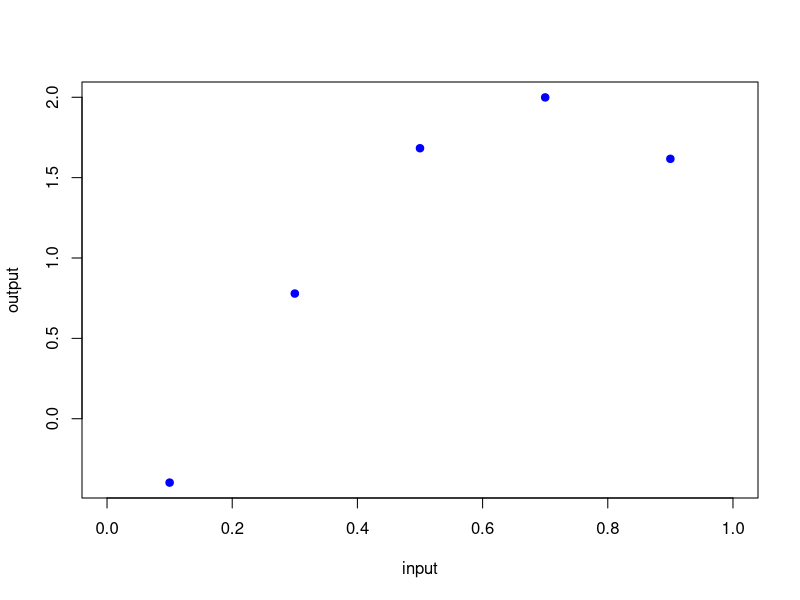

Reproduce this figure in R. (Note: this script raises an error after producing the figure.)
#------------------------
# a 1 dimensional example
#------------------------
# dimensional of the inputs
dim_inputs <- 1    
# number of the inputs
num_obs <- 5
# uniform samples of design
input <- matrix(seq(0.1, 0.9, length.out=num_obs), num_obs)

# Following codes use maximin Latin Hypercube Design, which is typically better than uniform
# library(lhs)
# input <- maximinLHS(n=num_obs, k=dim_inputs)  ##maximin lhd sample

####
# outputs from 2sin(3x)
test_function_1D <- function(x) {
  2*sin(3*x - 0.5)
}
output <- matrix(test_function_1D(input), num_obs)
plot(output ~ input, xlim = c(0,1), pch=19, col = "blue")

# use constant mean basis, with no constraint on optimization
m1<- rgasp(design = input, response = output, lower_bound=FALSE,
           kernel_type = 'pow_exp', alpha = 2)

# the following use constraints on optimization
# m1<- rgasp(design = input, response = output, lower_bound=TRUE)

# the following use a single start on optimization
# m1<- rgasp(design = input, response = output, lower_bound=FALSE)

# number of points to be predicted 
num_testing_input <- 1000 
# generate points to be predicted
testing_input <- matrix(sort(runif(num_testing_input*dim_inputs)), num_testing_input,dim_inputs)
# Perform prediction
m1.predict<-predict(m1, testing_input, outasS3 = FALSE)
# Predictive mean
m1.predict@mean

## Comparing matern52 (default) to Gauss
m1_mat52<- rgasp(design = input, response = output, lower_bound=FALSE)
m1_mat52.predict <- predict(m1_mat52, testing_input, outasS3 = FALSE)
sum(abs(m1_mat52.predict@mean - m1.predict@mean))

# The following tests how good the prediction is 
testing_output <- matrix(0,num_testing_input,1)
for(i in 1:num_testing_input){
  testing_output[i]<-test_function_1D(testing_input[i,])
}

# compute the MSE, average coverage and average length
# out of sample MSE
MSE_emulator <- sum((m1.predict@mean-testing_output)^2)/(num_testing_input)

# proportion covered by 95% posterior predictive credible interval
prop_emulator <- length(which((m1.predict@lower95<=testing_output)
                              &(m1.predict@upper95>=testing_output)))/num_testing_input

plot(testing_input, test_function_1D(testing_input),
     main="1D RobustGaSP example",
     xlab="input",
     ylab="output",
     type="l",
     col="black")
lines(testing_input,m1.predict@mean, col="red")
lines(testing_input,m1.predict@lower95, col="red", lty = "dashed")
lines(testing_input,m1.predict@upper95, col="red", lty = "dashed")
points(input, output, pch=19, col="blue")
legend("topleft",
       c("actual","prediction","observations"),
       fill=c("black","red","blue")
)
plot(testing_input, test_function_1D(testing_input),
     main="1D RobustGaSP example",
     xlab="input",
     ylab="output",
     type="l",
     col="black")
lines(testing_input,m1_mat52.predict@mean, col="red")
lines(testing_input,m1_mat52.predict@lower95, col="red", lty = "dashed")
lines(testing_input,m1_mat52.predict@upper95, col="red", lty = "dashed")
points(input, output, pch=19, col="blue")
legend("topleft",
       c("actual","prediction","observations"),
       fill=c("black","red","blue")
)

# average length of posterior predictive credible interval
length_emulator <- sum(m1.predict@upper95-m1.predict@lower95)/num_testing_input

# output of prediction
MSE_emulator
prop_emulator
length_emulator  
# normalized RMSE
sqrt(MSE_emulator/mean((testing_output-mean(output))^2 ))

# checking against DiceKriging ----
# library("DiceKriging")
gp <- km(~., 
         input,
         output, 
         covtype="gauss", optim.method="BFGS", control=list(maxit=500)
)
# Perform prediction
gp.predict<-predict(gp, testing_input, "SK", checkNames = F)
# Predictive mean
gp.predict$mean

sum(abs(m1.predict@mean - gp.predict$mean)) / num_testing_input

# The following tests how good the prediction is 
testing_output <- matrix(0,num_testing_input,1)
for(i in 1:num_testing_input){
  testing_output[i]<-test_function_1D(testing_input[i,])
}

# compute the MSE, average coverage and average length
# out of sample MSE
MSE_emulator_km <- sum((gp.predict$mean-testing_output)^2)/(num_testing_input)

# proportion covered by 95% posterior predictive credible interval
prop_emulator_km <- length(which((gp.predict$lower95<=testing_output)
                              &(gp.predict$upper95>=testing_output)))/num_testing_input
prop_emulator_km

plot(testing_input, test_function_1D(testing_input),
     main="1D DiceKriging example",
     xlab="input",
     ylab="output",
     type="l",
     col="black")
lines(testing_input,gp.predict$mean, col="red")
lines(testing_input,gp.predict$lower95, col="red", lty = "dashed")
lines(testing_input,gp.predict$upper95, col="red", lty = "dashed")
points(input, output, pch=19, col="blue")
legend("topleft",
       c("actual","prediction","observations"),
       fill=c("black","red","blue")
)

## AM calculation ----

# Our estimated posterior derivative requires H
H_matrix <- cbind(c(rep(1, num_obs)), input)

# Comparing estimates
m1@

m1@sigma2_hat
gp@covariance@sd2

# We extract the length parameter estimates

# We make the matrix A
A_matrix <- matrix(NA, nrow = num_obs, ncol = num_obs)
r <- 4; c <- 2
for (r in 1:n) {
  for (c in 1:n) {
    if (is.na(A_matrix[r,c])) {
      A_matrix[r,c] <- A_matrix[c,r] <- 
        exp(-0.5*
              matrix(input[r,] - input[c,], nrow = 1) %*% ## MIGHT NEED AMENDING SINCE NOW WORKING WITH THE TRANSPOSE
              (lhatinv_diag_matrix^2) %*%
              matrix(inputs_x_norm_matrix[,r] - inputs_x_norm_matrix[,c], ncol = 1)
        )
    }
  }
}


## Using the posterior estimates of the range parameters, we make the matrix 
## A, its inverse, and t(xstar)^T
lhat_vector <- gp@covariance@range.val
lhat_matrix <- matrix(lhat_vector)
lhatinv_diag_matrix <- diag(x = 1/lhat_vector, nrow = p)
sqrt(gp@covariance@sd2)
sqrt(2)






Ainv_matrix <- solve(A_matrix)

txstar_T_matrix <- matrix(NA, nrow = N, ncol = n)
for (r in 1:N) {
  for (c in 1:n) {
    txstar_T_matrix[r,c] <- exp(-0.5 *
                                  matrix(xstar_matrix[,r] - inputs_x_norm_matrix[,c], nrow = 1) %*% 
                                  (lhatinv_diag_matrix^2) %*%
                                  matrix(xstar_matrix[,r] - inputs_x_norm_matrix[,c], ncol = 1)
    )
  }
  cat("txstarT: ", r, "/", N, ",", sep = "")
}

betahat_matrix <- matrix(gp@trend.coef, nrow = q)

plot(response_test_dataframe$y ~ as.vector(inputs_x_norm_matrix), xlim = c(0,1), ylim = c(-2,2))

predictions <- predict(gp, as.vector(t(xstar_matrix)), "SK")
points(predictions$mean ~ as.vector(xstar_matrix), pch=19, cex=0.5)

my_predictions <- matrix(c(rep(1, N), xstar_matrix), nrow = N, byrow = F) %*% betahat_matrix +
  txstar_T_matrix %*% Ainv_matrix %*% (as.matrix(response_test_dataframe, ncol = n) - H_matrix %*% betahat_matrix)
points(my_predictions ~ as.vector(xstar_matrix[1,]), pch=19, cex=0.5, col = "red")

sum(abs(predictions$mean - as.vector(my_predictions))) / (10^(-8)*N)
plot((predictions$mean - as.vector(my_predictions)) ~ as.vector(xstar_matrix))
points(rep(0,5) ~ as.vector(inputs_x_norm_matrix), pch = 19, col = "red")

## Secondly, we use the trend estimates to estimate the 37 posterior partial
## derivatives at each of the N points, then normalise them

pd_T_dataframe <- data.frame(matrix(NA, nrow = p, ncol = N))

for (r in 1:p) {
  pd_T_dataframe[r,] <-
    matrix(betahat_matrix[r+1,], nrow = N) + 
    (((matrix(rep(inputs_x_norm_matrix[r,], N), nrow = N, byrow = T) - matrix(rep(xstar_matrix[r,], n), nrow = N, byrow = F)) / (lhat_vector[r]^2)) *
       txstar_T_matrix) %*% 
    Ainv_matrix %*% (as.matrix(response_test_dataframe, ncol = n) - H_matrix %*% betahat_matrix)
  cat("pd_t:", r, "/", p, ",", sep = "")
}


plot(response_test_dataframe$y ~ as.vector(inputs_x_norm_matrix), xlim = c(0,1), ylim = c(-20,20))

points((6*cos(as.vector(3*xstar_matrix-0.5))) ~ as.vector(xstar_matrix), pch=19, cex=0.5, col = "blue")
points(as.numeric(as.vector(pd_T_dataframe[1,])) ~ as.vector(xstar_matrix), pch=19, cex=0.5, col = "red")

as.numeric(as.vector(pd_T_dataframe[1,])) / (6*cos(as.vector(3*xstar_matrix-0.5)))

pd_T_dataframe_2 <- data.frame(matrix(NA, nrow = p, ncol = N))

for (r in 1:p) {
  pd_T_dataframe_2[r,] <-
    matrix(betahat_matrix[r+1,], nrow = N) + 
    (((matrix(rep(inputs_x_norm_matrix[r,], N), nrow = N, byrow = T) - matrix(rep(xstar_matrix[r,], n), nrow = N, byrow = F)) / (2*lhat_vector[r]^2)) *
       txstar_T_matrix) %*% 
    Ainv_matrix %*% (as.matrix(response_test_dataframe, ncol = n) - H_matrix %*% betahat_matrix)
  cat("pd_t:", r, "/", p, ",", sep = "")
}
points(as.numeric(as.vector(pd_T_dataframe_2[1,])) ~ as.vector(xstar_matrix), pch=19, cex=0.5, col = "green")

A_matrix_3 <- matrix(NA, nrow = n, ncol = n)
for (r in 1:n) {
  for (c in 1:n) {
    if (is.na(A_matrix_3[r,c])) {
      A_matrix_3[r,c] <- A_matrix_3[c,r] <- 
        exp(-matrix(inputs_x_norm_matrix[,r] - inputs_x_norm_matrix[,c], nrow = 1) %*%
              (lhatinv_diag_matrix^2) %*%
              matrix(inputs_x_norm_matrix[,r] - inputs_x_norm_matrix[,c], ncol = 1)
        )
    }
  }
}
Ainv_matrix_3 <- solve(A_matrix_3)

txstar_T_matrix_3 <- matrix(NA, nrow = N, ncol = n)
for (r in 1:N) {
  for (c in 1:n) {
    txstar_T_matrix_3[r,c] <- exp(-matrix(xstar_matrix[,r] - inputs_x_norm_matrix[,c], nrow = 1) %*% 
                                    (lhatinv_diag_matrix^2) %*%
                                    matrix(xstar_matrix[,r] - inputs_x_norm_matrix[,c], ncol = 1)
    )
  }
  cat("txstarT: ", r, "/", N, ",", sep = "")
}

pd_T_dataframe_3 <- data.frame(matrix(NA, nrow = p, ncol = N))

for (r in 1:p) {
  pd_T_dataframe_3[r,] <-
    matrix(betahat_matrix[r+1,], nrow = N) + 
    2*(((matrix(rep(inputs_x_norm_matrix[r,], N), nrow = N, byrow = T) - matrix(rep(xstar_matrix[r,], n), nrow = N, byrow = F)) / (lhat_vector[r]^2)) *
         txstar_T_matrix_3) %*% 
    Ainv_matrix_3 %*% (as.matrix(response_test_dataframe, ncol = n) - H_matrix %*% betahat_matrix)
  cat("pd_t:", r, "/", p, ",", sep = "")
}
points(as.numeric(as.vector(pd_T_dataframe_3[1,])) ~ as.vector(xstar_matrix), pch=19, cex=0.5, col = "orange")

covMat1Mat2(object = )

pd_dataframe <- t(pd_T_dataframe)

pdnormed_dataframe <- pd_dataframe / sqrt(rowSums(pd_dataframe^2))

pdnormed_T_matrix <- t(data.matrix(pdnormed_dataframe))
